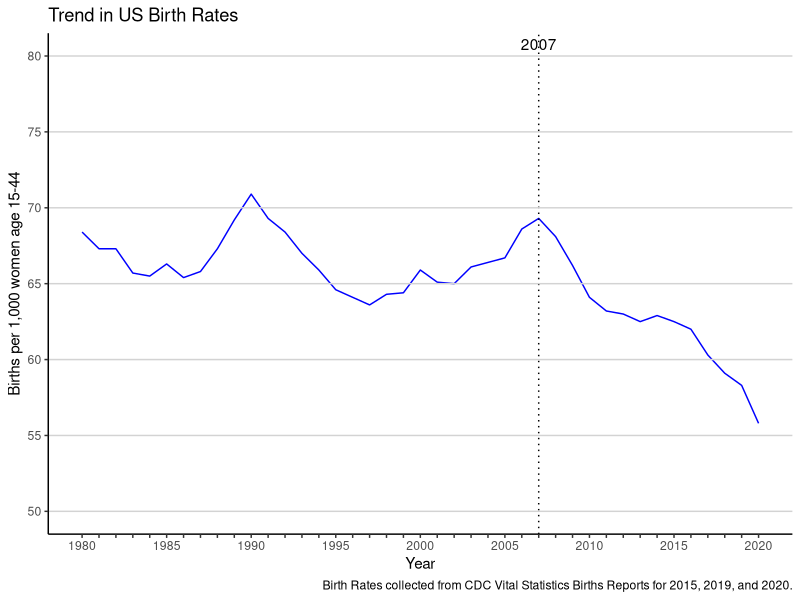
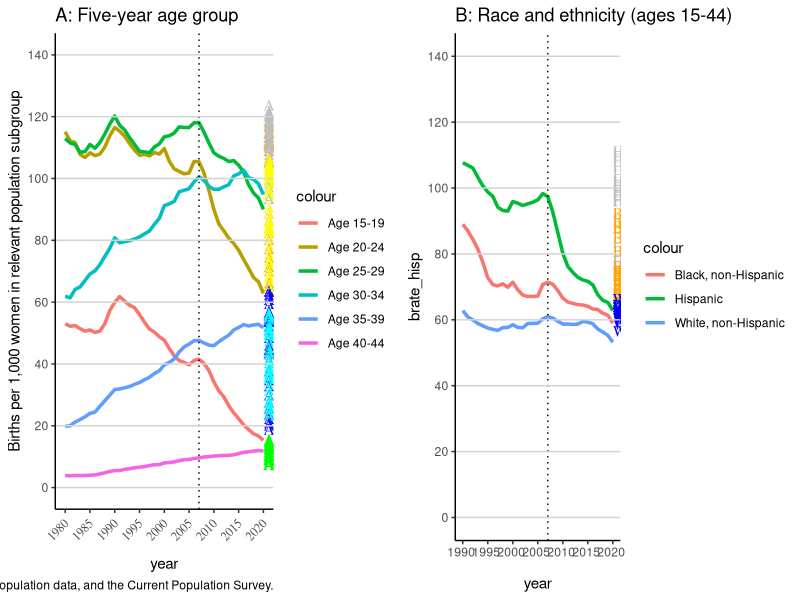

These figures' R source, in order:
## ---- chunk 1
#| include: false
#| warning: false
#| message: false

library(tidyverse)
library(palmerpenguins)
## ---- chunk 2
#| echo: false
#| eval: true
#| warning: false
#| label: fig-usbrate-graph
#| fig-cap: "Trend in US Birth Rates"

# Load necessary libraries
library(ggplot2)

# Set seed for reproducibility
set.seed(123)

# Read the data from CSV file
data <- read.csv(file = here::here("outputs/data/fig_1.csv"))

# Plotting the data
ggplot(data, aes(x = year, y = brate_all)) +
  geom_line(color = "blue") +
  geom_vline(xintercept = 2007, linetype = "dotted") +
  annotate("text", x = 2007, y = 80, label = "2007", vjust = -0.5, hjust = 0.5, color = "black") +
  geom_hline(yintercept = seq(50, 80, by = 5), color = "lightgrey") +
  scale_y_continuous(limits = c(50, 80), breaks = seq(50, 80, by = 5)) +
  scale_x_continuous(limits = c(1980, 2020), breaks = seq(1980, 2020, by = 1), labels = function(x) ifelse(x %% 5 == 0, x, "")) +
  labs(x = "Year", y = "Births per 1,000 women age 15-44",
       title = "Trend in US Birth Rates",
       caption = "Birth Rates collected from CDC Vital Statistics Births Reports for 2015, 2019, and 2020.") +
  theme_classic()

## ---- chunk 3
#| echo: false
#| eval: true
#| warning: false
#| message: false
#| label: fig-trend-brate-graph
#| fig-cap: "Trends in Birth Rates by Population Subgroup"
# Load necessary libraries
library(ggplot2)
library(gridExtra)

# Set seed for reproducibility
set.seed(123)

# Read the data from CSV file
data <- read.csv(file = here::here("outputs/data/figs_2a_2b.csv"))

# Plotting the first line graph (Graph A)
graph_A <- ggplot(data, aes(x = year)) +
  geom_line(aes(y = brate_1519, color = "Age 15-19"), size = 1.2) +
  geom_line(aes(y = brate_2024, color = "Age 20-24"), size = 1.2) +
  geom_line(aes(y = brate_2529, color = "Age 25-29"), size = 1.2) +
  geom_line(aes(y = brate_3034, color = "Age 30-34"), size = 1.2) +
  geom_line(aes(y = brate_3539, color = "Age 35-39"), size = 1.2) +
  geom_line(aes(y = brate_4044, color = "Age 40-44"), size = 1.2) +
  geom_text(aes(label = "Age 15-19", x = 2020, y = brate_1519), hjust = 0, vjust = -0.5, color = "blue", family = "Times") +
  geom_text(aes(label = "Age 20-24", x = 2020, y = brate_2024), hjust = 0, vjust = -0.5, color = "orange", family = "Times") +
  geom_text(aes(label = "Age 25-29", x = 2020, y = brate_2529), hjust = 0, vjust = -0.5, color = "grey", family = "Times") +
  geom_text(aes(label = "Age 30-34", x = 2020, y = brate_3034), hjust = 0, vjust = -0.5, color = "yellow", family = "Times") +
  geom_text(aes(label = "Age 35-39", x = 2020, y = brate_3539), hjust = 0, vjust = -0.5, color = "cyan", family = "Times") +
  geom_text(aes(label = "Age 40-44", x = 2020, y = brate_4044), hjust = 0, vjust = -0.5, color = "green", family = "Times") +
  geom_vline(xintercept = 2007, linetype = "dotted") +
  geom_hline(yintercept = seq(0, 140, by = 20), color = "lightgrey") +
  scale_x_continuous(limits = c(1980, 2020), breaks = seq(1980, 2020, by = 5), labels = function(x) paste(x, "\n")) +
  scale_y_continuous(limits = c(0, 140), breaks = seq(0, 140, by = 20)) +
  labs(y = "Births per 1,000 women in relevant population subgroup",
       title = "A: Five-year age group",
       caption = "Note: Birth rates by age group, race and ethnicity, and marital status are gathered from CDC Vital Statistics Births Reports. Birt rates by Hispanic subpopulation, mother's education are calculated by the original author's NCHS Vital Statistics birth microdata, SEER population data, and the Current Population Survey.") +
  theme_classic() +
  theme(axis.text.x = element_text(angle = 45, hjust = 1, family = "Times"))

## ---- chunk 4
# Plotting the second line graph (Graph B)
graph_B <- ggplot(data, aes(x = year)) +
  geom_line(aes(y = brate_hisp, color = "Hispanic"), size = 1.2) +
  geom_line(aes(y = brate_blacknh, color = "Black, non-Hispanic"), size = 1.2) +
  geom_line(aes(y = brate_whitenh, color = "White, non-Hispanic"), size = 1.2) +
  geom_text(aes(label = "Hispanic", x = 2020, y = brate_hisp), hjust = 0, vjust = -0.5, color = "grey", family = "Times") +
  geom_text(aes(label = "Black, non-Hispanic", x = 2020, y = brate_blacknh), hjust = 0, vjust = -0.5, color = "orange", family = "Times") +
  geom_text(aes(label = "White, non-Hispanic", x = 2020, y = brate_whitenh), hjust = 0, vjust = -0.5, color = "blue", family = "Times") +
  geom_vline(xintercept = 2007, linetype = "dotted") +
  geom_hline(yintercept = seq(0, 140, by = 20), color = "lightgrey") +
  scale_x_continuous(limits = c(1990, 2020), breaks = seq(1990, 2020, by = 5), labels = function(x) paste(x, "\n")) +
  scale_y_continuous(limits = c(0, 140), breaks = seq(0, 140, by = 20)) +
  labs(title = "B: Race and ethnicity (ages 15-44)") +
  theme_classic()
  theme(axis.text.x = element_text(angle = 45, hjust = 1, family = "Times"))

# Arrange both graphs side by side
grid.arrange(graph_A, graph_B, nrow = 1)
